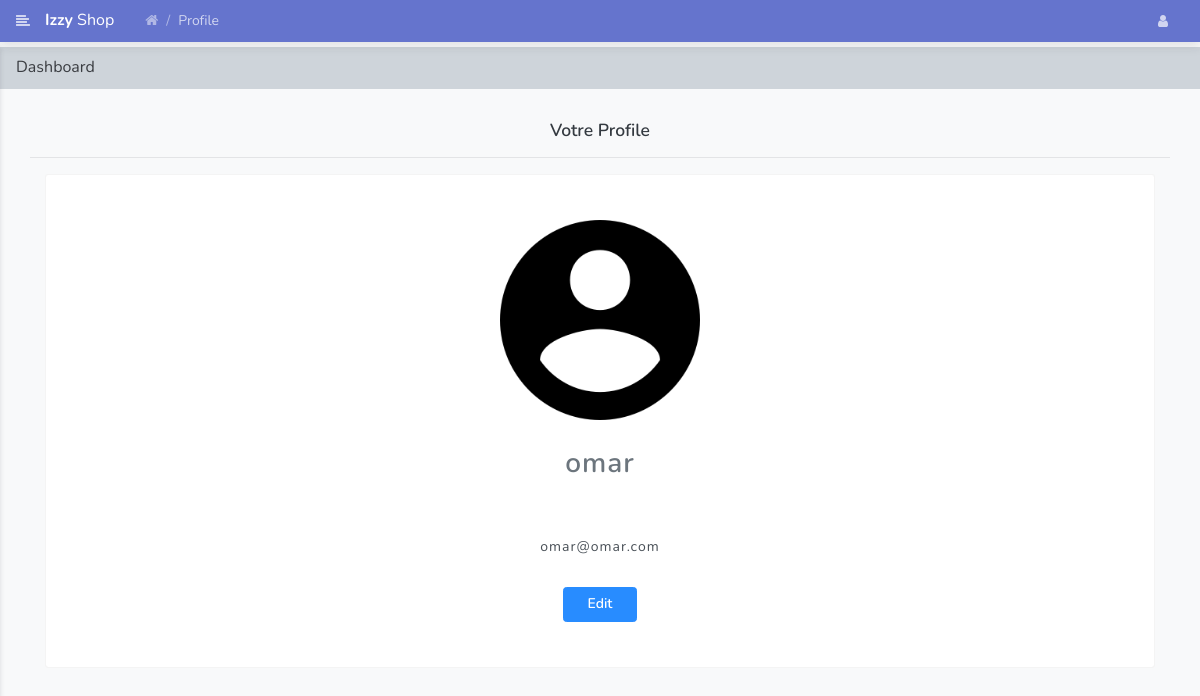
The page /conf/profile.php (signed in) on the database its author committed.
### tables this page shows
CREATE TABLE IF NOT EXISTS `users` (
  `id` int(11) NOT NULL AUTO_INCREMENT,
  `nom` varchar(255) DEFAULT NULL,
  `email` varchar(255) NOT NULL,
  `password` varchar(255) NOT NULL,
  `photo` varchar(50) DEFAULT '63a74deecb26b1.26340445.png',
  PRIMARY KEY (`id`) USING BTREE
);

### conf/profile.php (the view, shortened to what this page needs)
<?php
if (!isset($_SESSION['username'])) {
    header('location: login.php?yourSessionExpired');
} else {
?>
<?php
    include("../include/connexion.php");
    ?>
<head>
    <head>
        <link rel="stylesheet" href="../assets/vendor/themify-icons/themify-icons.css">
        <link rel="stylesheet" href="../assets/vendor/fontawesome/css/font-awesome.min.css">
        <link rel="stylesheet" href="../assets/vendor/jquery-datatable/dataTables.bootstrap4.min.css">
        <link rel="stylesheet" href="../assets/css/main.css">
    </head>
<body class="theme-indigo">
    <nav class="navbar custom-navbar navbar-expand-lg py-2">
        <div class="container-fluid px-0">
            <a href="javascript:void(0);" class="menu_toggle"><i class="fa fa-align-left"></i></a>
            <a href="../index.php" class="navbar-brand"><strong>Izzy</strong> Shop</a>
            <div id="navbar_main">
                <ul class="navbar-nav mr-auto hidden-xs">
                    <li class="nav-item page-header">
                        <ul class="breadcrumb">
                            <li class="breadcrumb-item"><a href="../index.php"><i class="fa fa-home"></i></a></li>
                            <li class="breadcrumb-item active">Profile</li>
                        </ul>
                    </li>
                </ul>
                <ul class="navbar-nav ml-auto">
                    <li class="nav-item dropdown">
                        <a class="nav-link nav-link-icon" href="javascript:void(0);" id="navbar_1_dropdown_3"
                            role="button" data-toggle="dropdown" aria-haspopup="true" aria-expanded="false"><i
                                class="fa fa-user"></i></a>
                    </li>
                </ul>
            </div>
        </div>
    </nav>
    <div class="main_content" id="main-content">
        <div class="page">
            <nav class="navbar navbar-expand-lg navbar-light bg-light">
                <a class="navbar-brand" href="javascript:void(0);">Dashboard</a>
            </nav>
            <div class="container-fluid">
                <div class="row clearfix">
                    <div class="col-12">
                        <h5>Votre Profile</h5>
                        <hr>
                    </div>
                </div><?php
                            $id = $_SESSION['id'];
                            $sql = $db->prepare("SELECT * FROM users where id='$id'");
                            $sql->execute();
                            $res = $sql->fetch();
                            ?>
                <div class="col-lg-12 col-md-12">
                    <div class="card pricing2">
                        <div class="body">
                            <div class="pricing-plan">
                                <img src="./uploads/<?= $res['photo']; ?> " alt="User" class="pricing-img"
                                    width="200px">
                                <h2 class="pricing-header"><?= $res['nom']; ?></h2>
                                <ul class="pricing-features">
                                    <li><?= $res['email']; ?></li>
                                </ul>
                                <a href="./EditProfile.php" class="btn btn-primary">Edit</a>
                            </div>
                        </div>
                    </div>
                </div>
            </div>
        </div>
    </div>
</body>
<?php
}
?>

### conf/profile.php (style rules this page uses)
.col-12 h5 { text-align: center; }

### rows shown on the page
users: photo (picture), nom "omar", email "omar@omar.com"
